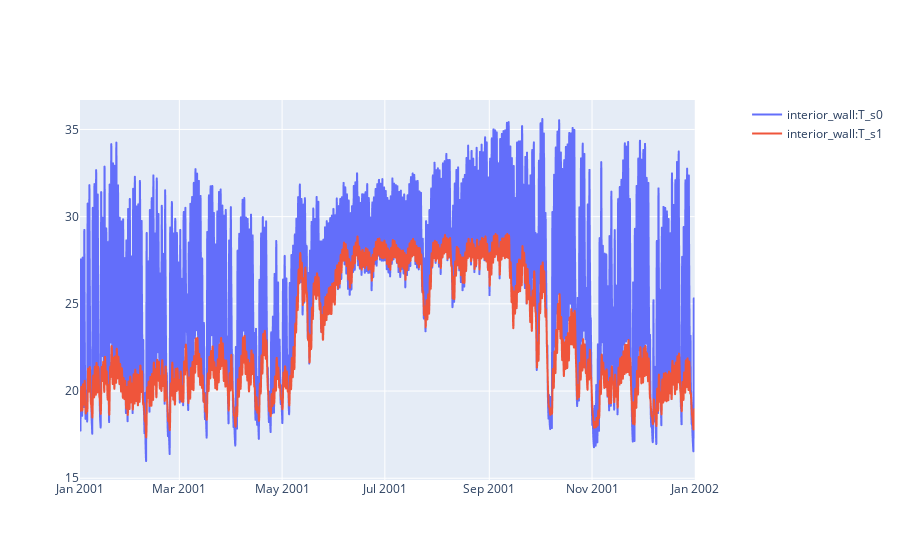

The notebook cell this image was saved under:
### Code cell
sim.plot(pro.dates(),[pro.component("interior_wall").variable("T_s0"),pro.component("interior_wall").variable("T_s1") ])

### Figure 1 — Plotly figure (JSON) as saved in the notebook; plotly's stock layout.template omitted (floating-point values rounded to 4 significant figures; data arrays with more than 128 entries replaced by an {"elided": "..."} marker saying what was removed)
{"data": [{"hovertemplate": "date=%{x}<br>interior_wall:T_s0=%{y}<extra></extra>", "legendgroup": "", "line": {"dash": "solid"}, "marker": {"symbol": "circle"}, "mode": "lines", "name": "interior_wall:T_s0", "showlegend": true, "type": "scattergl", "x": {"elided": "8760 str values"}, "xaxis": "x", "y": {"elided": "8760 float values"}, "yaxis": "y"}, {"hovertemplate": "date=%{x}<br>interior_wall:T_s1=%{y}<extra></extra>", "legendgroup": "", "line": {"dash": "solid"}, "marker": {"symbol": "circle"}, "mode": "lines", "name": "interior_wall:T_s1", "showlegend": true, "type": "scattergl", "x": {"elided": "8760 str values"}, "xaxis": "x", "y": {"elided": "8760 float values"}, "yaxis": "y"}], "layout": {"xaxis": {"anchor": "y", "domain": [0, 0.94]}, "yaxis": {"anchor": "x", "domain": [0, 1]}, "yaxis2": {"anchor": "x", "overlaying": "y", "side": "right"}}}
